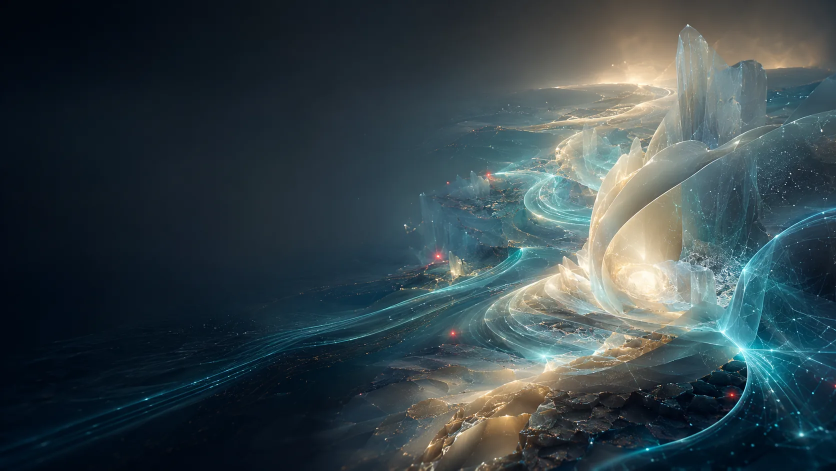
#> input picture assets/media/v4/utopia-home-energy.webp, 1672 x 941 px (shown at 1/2 size)
$ python generate-v4-motion-films.py
#> lines starting #> are read from the running program, lines starting #| are printed output that depends on the picture
#!/usr/bin/env python3
"""Render ARF V4's fixed-camera, genuinely animated energy films.

The WebP artwork is used as a stationary environment. Motion comes from
periodic energy ribbons, travelling particles, atmospheric motes and expanding
field pulses. Nothing in the background is panned, cropped or zoomed.

These films are conceptual visualisations. They do not depict products,
prototypes, patents, laboratories, customers or partner projects.
"""

from __future__ import annotations

import argparse
import math
import random
import subprocess
from dataclasses import dataclass
from pathlib import Path
from typing import Iterable

from PIL import Image, ImageDraw, ImageEnhance, ImageFilter


ROOT = Path(__file__).resolve().parents[1]
MEDIA_DIR = ROOT / "assets" / "media" / "v4"

WIDTH = 1280
HEIGHT = 720
GLOW_SCALE = 2
GLOW_SIZE = (WIDTH // GLOW_SCALE, HEIGHT // GLOW_SCALE)
FPS = 24
SECONDS = 10
FRAME_COUNT = FPS * SECONDS

CYAN = (77, 225, 227)
TURQUOISE = (38, 190, 193)
ICE = (191, 248, 239)
IVORY = (255, 231, 177)
GOLD = (240, 193, 105)
ARF_RED = (227, 24, 35)

Point = tuple[float, float]
Curve = tuple[Point, Point, Point, Point]
Color = tuple[int, int, int]


@dataclass(frozen=True)
class Flow:
    curve: Curve
    color: Color
    phase: float = 0.0
    cycles: int = 1
    particles: int = 5
    width: int = 2
    wave: float = 0.008
    reverse: bool = False


@dataclass(frozen=True)
class Scene:
    key: str
    poster: str
    movie: str
    flows: tuple[Flow, ...]
    nodes: tuple[Point, ...]
    motes: int
    grade: Color


def flow(
    curve: Curve,
    color: Color,
    *,
    phase: float = 0.0,
    cycles: int = 1,
    particles: int = 5,
    width: int = 2,
    wave: float = 0.008,
    reverse: bool = False,
) -> Flow:
    return Flow(curve, color, phase, cycles, particles, width, wave, reverse)


SCENES = {
    "home": Scene(
        key="home",
        poster="utopia-home-energy.webp",
        movie="utopia-home-energy-motion-v2.mp4",
        flows=(
            flow(((-0.08, 0.84), (0.22, 0.77), (0.49, 0.83), (0.70, 0.61)), CYAN, particles=7),
            flow(((-0.05, 0.67), (0.28, 0.65), (0.48, 0.76), (0.70, 0.61)), IVORY, phase=0.23, particles=6),
            flow(((0.19, -0.08), (0.43, 0.17), (0.63, 0.28), (0.70, 0.61)), ICE, phase=0.47),
            flow(((0.70, 0.61), (0.78, 0.52), (0.90, 0.58), (1.08, 0.43)), CYAN, phase=0.31, particles=7),
            flow(((0.70, 0.61), (0.81, 0.70), (0.90, 0.68), (1.08, 0.80)), GOLD, phase=0.64, particles=6),
        ),
        nodes=((0.70, 0.61), (0.86, 0.57)),
        motes=42,
        grade=(14, 49, 55),
    ),
    "corporate": Scene(
        key="corporate",
        poster="utopia-corporate-core.webp",
        movie="utopia-corporate-core-motion-v2.mp4",
        flows=(
            flow(((-0.08, 0.72), (0.25, 0.69), (0.32, 0.54), (0.50, 0.52)), CYAN, particles=7),
            flow(((0.15, 1.06), (0.25, 0.76), (0.38, 0.62), (0.50, 0.52)), ICE, phase=0.28),
            flow(((0.50, 0.52), (0.67, 0.35), (0.82, 0.45), (1.08, 0.20)), IVORY, phase=0.56, particles=7),
            flow(((0.50, 0.52), (0.68, 0.69), (0.84, 0.63), (1.08, 0.79)), TURQUOISE, phase=0.72),
        ),
        nodes=((0.50, 0.52),),
        motes=34,
        grade=(23, 47, 50),
    ),
    "management": Scene(
        key="management",
        poster="utopia-energy-management.webp",
        movie="utopia-energy-management-motion-v2.mp4",
        flows=(
            flow(((-0.08, 0.80), (0.22, 0.83), (0.28, 0.66), (0.48, 0.62)), CYAN, particles=7),
            flow(((-0.08, 0.54), (0.17, 0.53), (0.34, 0.50), (0.48, 0.62)), IVORY, phase=0.18, particles=7),
            flow(((0.12, 1.06), (0.27, 0.78), (0.35, 0.75), (0.48, 0.62)), ICE, phase=0.38),
            flow(((0.48, 0.62), (0.60, 0.43), (0.67, 0.40), (0.77, 0.31)), GOLD, phase=0.54, particles=6),
            flow(((0.48, 0.62), (0.67, 0.72), (0.79, 0.54), (1.08, 0.39)), CYAN, phase=0.73, particles=8),
            flow(((0.77, 0.31), (0.83, 0.19), (0.94, 0.23), (1.08, 0.13)), ICE, phase=0.86),
        ),
        nodes=((0.48, 0.62), (0.77, 0.31), (0.84, 0.48)),
        motes=38,
        grade=(10, 49, 60),
    ),
    "harvesting": Scene(
        key="harvesting",
        poster="utopia-energy-harvesting.webp",
        movie="utopia-energy-harvesting-motion-v2.mp4",
        flows=(
            flow(((0.12, -0.08), (0.28, 0.24), (0.52, 0.27), (0.70, 0.43)), IVORY, particles=7),
            flow(((-0.08, 0.23), (0.25, 0.28), (0.48, 0.35), (0.70, 0.43)), GOLD, phase=0.16, particles=6),
            flow(((-0.08, 0.78), (0.21, 0.76), (0.45, 0.59), (0.70, 0.43)), CYAN, phase=0.35, particles=8),
            flow(((0.23, 1.08), (0.37, 0.75), (0.54, 0.65), (0.70, 0.43)), ICE, phase=0.52, particles=7),
            flow(((0.70, 0.43), (0.82, 0.36), (0.91, 0.45), (1.08, 0.34)), IVORY, phase=0.61, particles=7),
            flow(((0.70, 0.43), (0.79, 0.58), (0.91, 0.57), (1.08, 0.70)), CYAN, phase=0.82, particles=8),
        ),
        nodes=((0.70, 0.43),),
        motes=46,
        grade=(25, 48, 48),
    ),
    "research": Scene(
        key="research",
        poster="utopia-research-ip.webp",
        movie="utopia-research-ip-motion-v2.mp4",
        flows=(
            flow(((-0.08, 0.70), (0.24, 0.72), (0.43, 0.54), (0.63, 0.53)), CYAN, particles=8),
            flow(((0.13, -0.08), (0.35, 0.20), (0.49, 0.28), (0.63, 0.53)), ICE, phase=0.23, particles=6),
            flow(((0.63, 0.53), (0.71, 0.35), (0.79, 0.35), (0.85, 0.43)), IVORY, phase=0.42, particles=6),
            flow(((0.63, 0.53), (0.75, 0.67), (0.83, 0.62), (1.08, 0.77)), TURQUOISE, phase=0.58, particles=8),
            flow(((0.85, 0.43), (0.92, 0.31), (0.99, 0.34), (1.08, 0.25)), CYAN, phase=0.77, particles=6),
        ),
        nodes=((0.63, 0.53), (0.85, 0.43), (0.73, 0.67)),
        motes=45,
        grade=(12, 46, 56),
    ),
    "publications": Scene(
        key="publications",
        poster="utopia-publications-atlas.webp",
        movie="utopia-publications-atlas-motion-v2.mp4",
        flows=(
            flow(((-0.08, 0.75), (0.20, 0.70), (0.43, 0.82), (0.60, 0.65)), IVORY, particles=7),
            flow(((-0.08, 0.90), (0.26, 0.86), (0.45, 0.90), (0.67, 0.69)), CYAN, phase=0.20, particles=8),
            flow(((0.12, 1.08), (0.31, 0.78), (0.46, 0.76), (0.60, 0.65)), GOLD, phase=0.39, particles=6),
            flow(((0.60, 0.65), (0.72, 0.56), (0.82, 0.52), (1.08, 0.37)), ICE, phase=0.57, particles=8),
            flow(((0.67, 0.69), (0.79, 0.78), (0.91, 0.65), (1.08, 0.74)), TURQUOISE, phase=0.78, particles=7),
        ),
        nodes=((0.60, 0.65), (0.67, 0.69)),
        motes=36,
        grade=(16, 46, 53),
    ),
}


# [40 lines left out: functions cubic, path_points, point_on_path, not called in this run]


def scale_points(points: Iterable[Point], scale: int) -> list[Point]:
    return [(x / scale, y / scale) for x, y in points]


def static_background(scene: Scene) -> Image.Image:
    source = Image.open(MEDIA_DIR / scene.poster).convert("RGB")
#> source is the input picture: PIL image 1672x941 RGB; mean R, G, B 54.1, 68.5, 73.4
    source = source.resize((WIDTH, HEIGHT), Image.Resampling.LANCZOS)
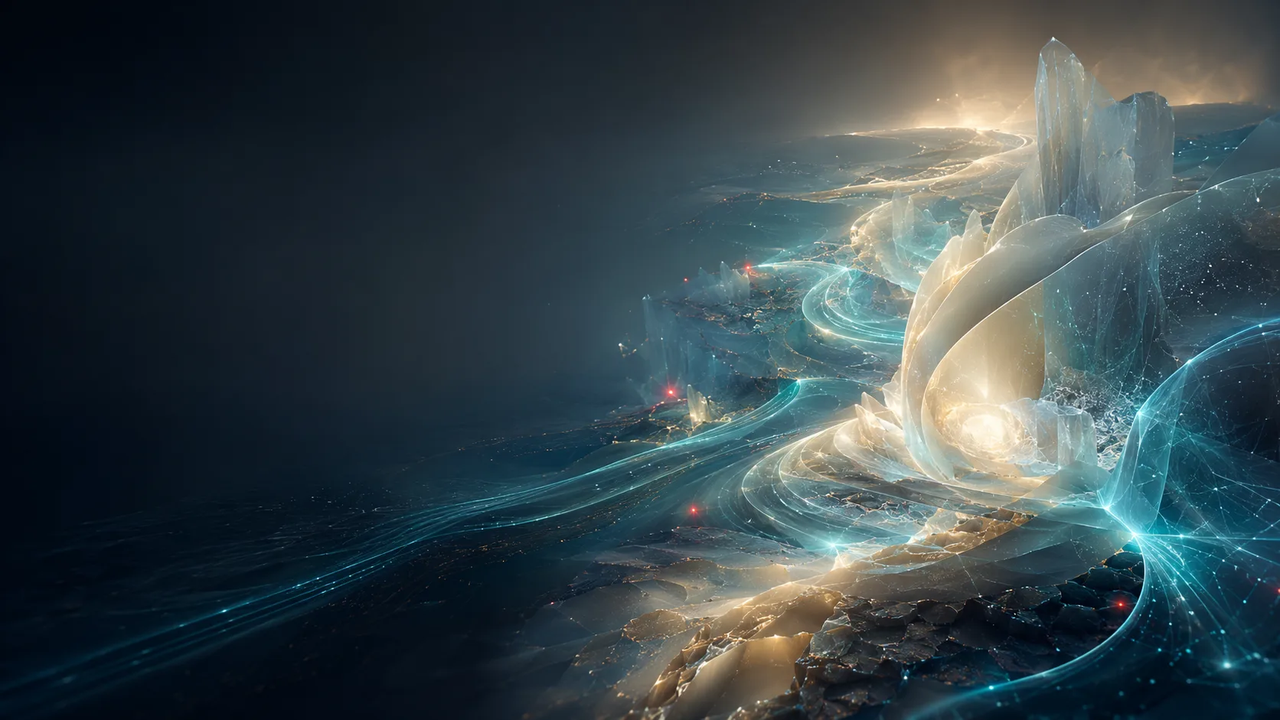
#> source: PIL image 1280x720 RGB; mean R, G, B 54.1, 68.5, 73.4
    source = ImageEnhance.Contrast(source).enhance(1.05)
    source = ImageEnhance.Color(source).enhance(0.94)

    grade = Image.new("RGBA", source.size, (*scene.grade, 14))
    graded = Image.alpha_composite(source.convert("RGBA"), grade)

    vignette = Image.new("L", source.size, 0)
#> vignette: PIL image 1280x720 L; every value is 0
    draw = ImageDraw.Draw(vignette)
    draw.ellipse(
        (-WIDTH * 0.18, -HEIGHT * 0.46, WIDTH * 1.18, HEIGHT * 1.46),
        fill=30,
    )
    vignette = ImageEnhance.Contrast(vignette.filter(ImageFilter.GaussianBlur(90))).enhance(1.2)
#> vignette: PIL image 1280x720 L; every value is 30
    shade = Image.new("RGBA", source.size, (0, 8, 14, 0))
    shade.putalpha(Image.eval(vignette, lambda value: 34 - min(30, value)))
    return Image.alpha_composite(graded, shade)


def seeded_motes(scene: Scene) -> list[tuple[float, float, float, float, Color]]:
    randomizer = random.Random(f"arf-{scene.key}-motion-v2")
    palette = (CYAN, ICE, IVORY, GOLD)
    motes = []
    for _ in range(scene.motes):
        motes.append(
            (
                randomizer.random(),
                randomizer.random(),
                randomizer.random(),
                randomizer.uniform(0.5, 1.0),
                randomizer.choice(palette),
            )
        )
    return motes


# [147 lines left out: functions draw_flow, draw_nodes, draw_motes, render_frame, not called in this run]


def encode(scene: Scene) -> None:
    movie_path = MEDIA_DIR / scene.movie
    temporary_path = movie_path.with_suffix(".rendering.mp4")
    background = static_background(scene)
    motes = seeded_motes(scene)

    command = [
        "ffmpeg",
        "-y",
        "-hide_banner",
        "-loglevel",
        "error",
        "-f",
        "rawvideo",
        "-pixel_format",
        "rgb24",
        "-video_size",
        f"{WIDTH}x{HEIGHT}",
        "-framerate",
        str(FPS),
        "-i",
        "-",
        "-an",
        "-c:v",
        "libx264",
        "-preset",
        "medium",
        "-crf",
        "24",
        "-pix_fmt",
        "yuv420p",
        "-movflags",
        "+faststart",
        str(temporary_path),
    ]

#> (the run stopped early here; a loop or call above may not have finished)
